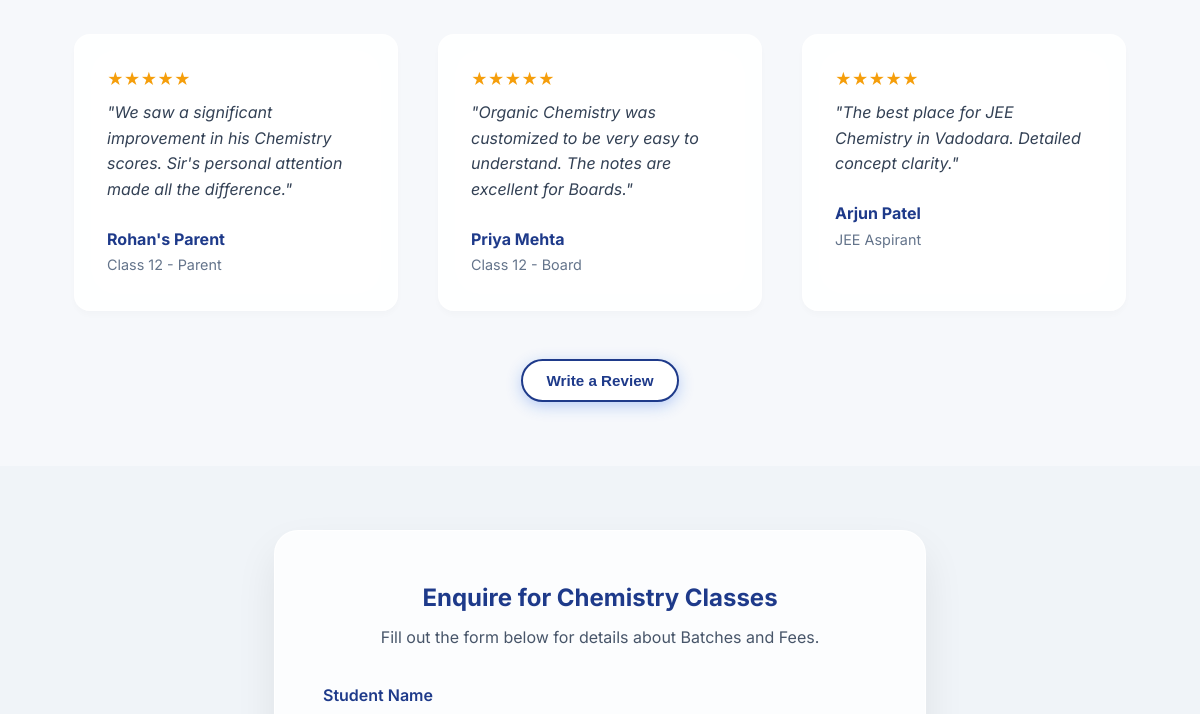
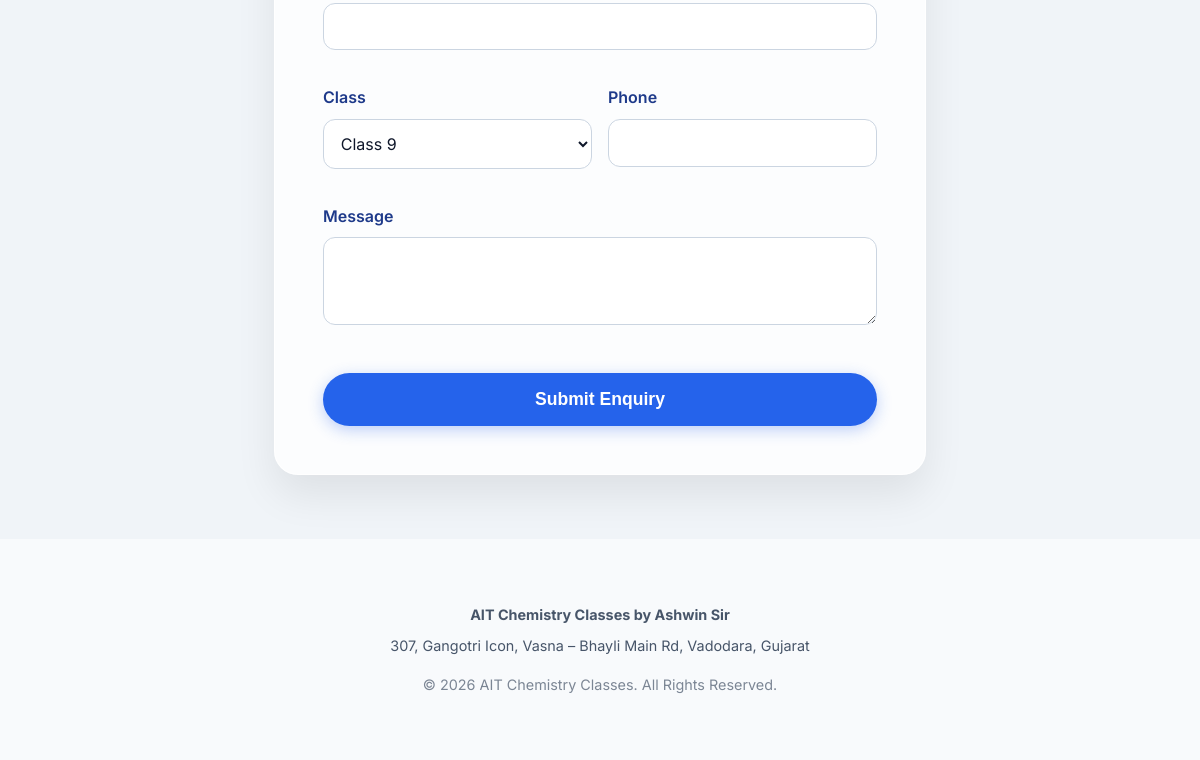
Before: / (lower part) with the older database file (2 pictures, top to bottom).
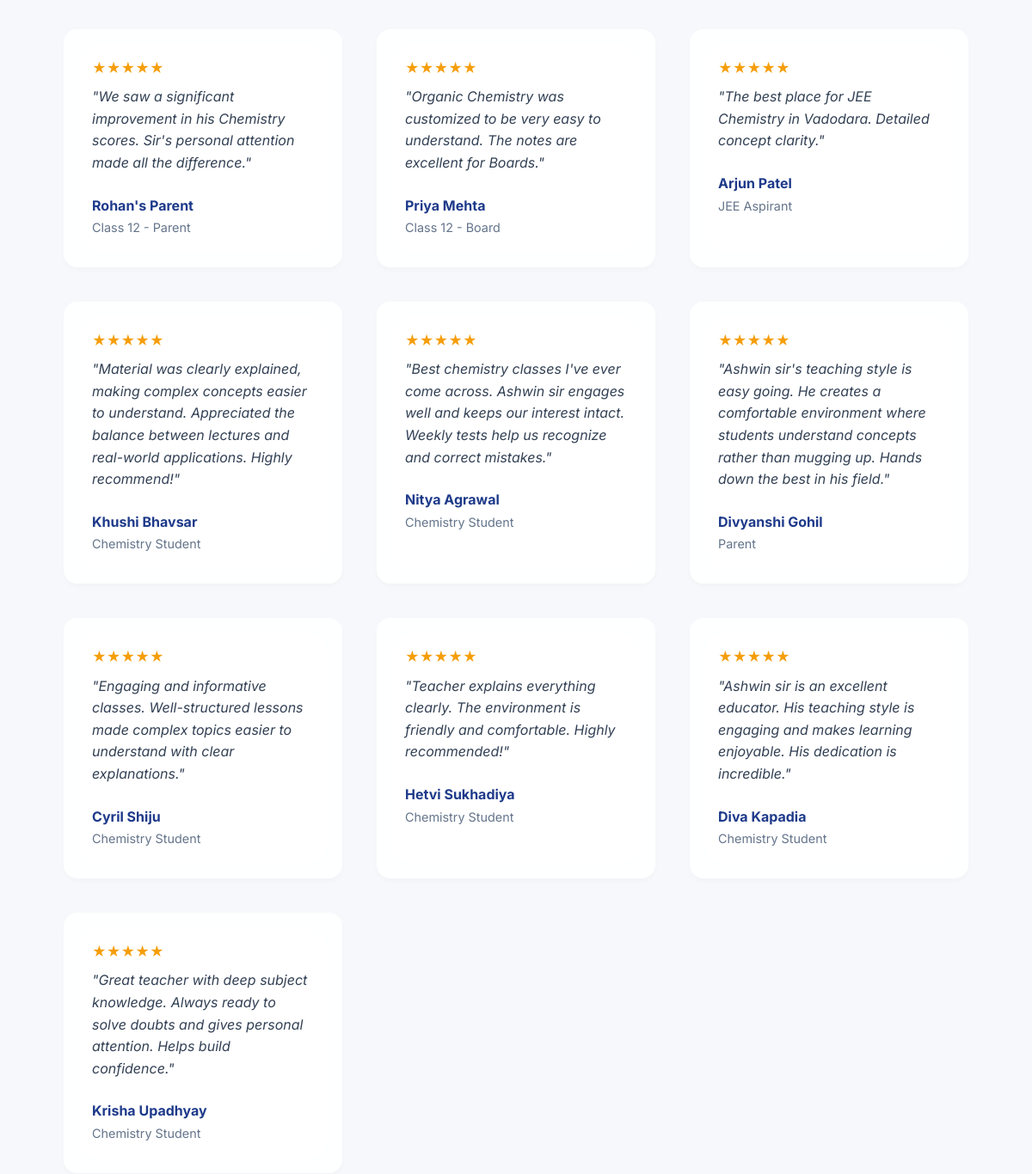
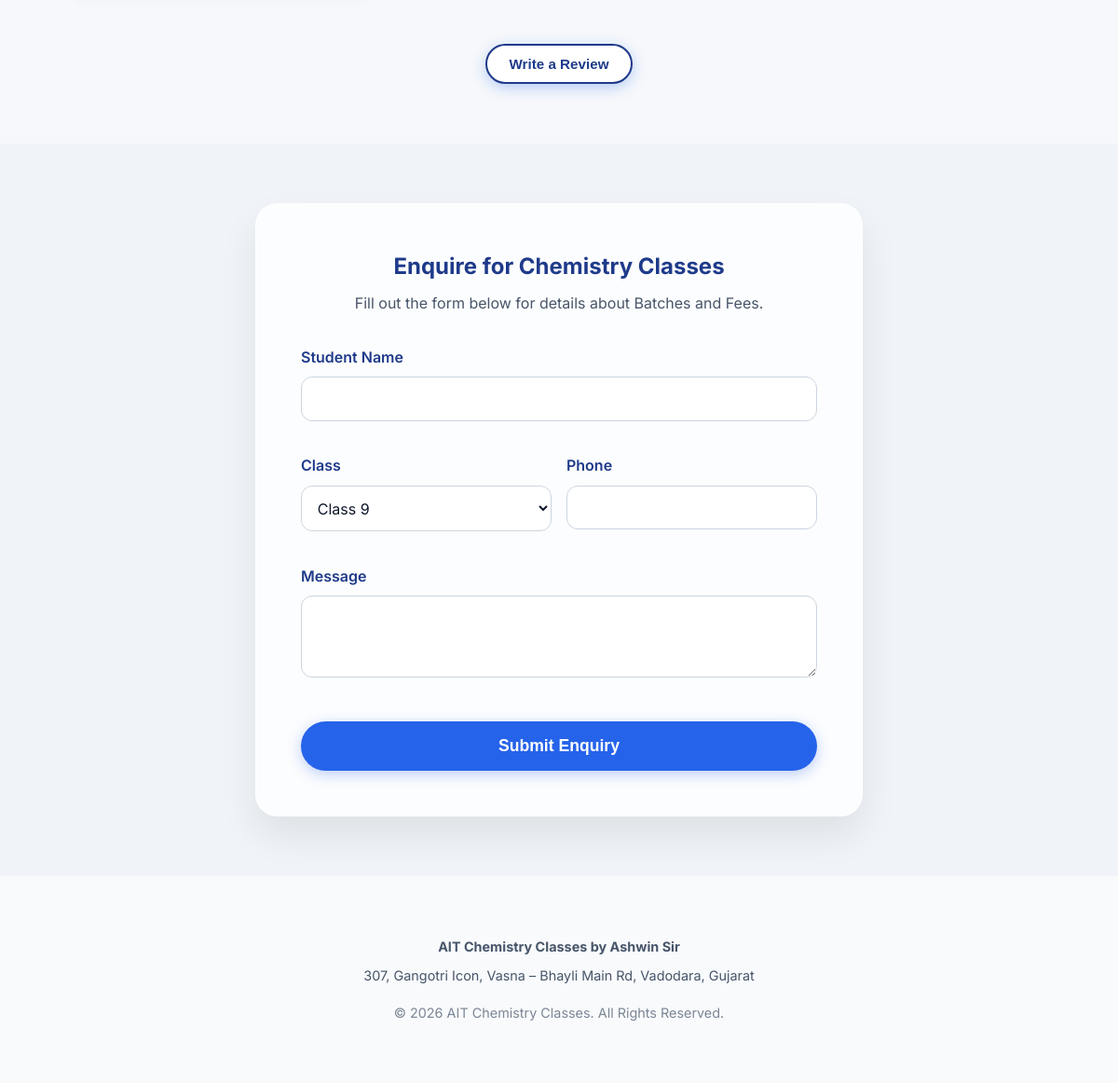
After: the same page with the newer database file (2 pictures, top to bottom).
### tables this page shows
CREATE TABLE testimonials (
    id INTEGER PRIMARY KEY AUTOINCREMENT,
    student_name TEXT NOT NULL,
    content TEXT NOT NULL,
    class_info TEXT NOT NULL,
    rating INTEGER DEFAULT 5,
    is_featured INTEGER DEFAULT 0
);

### app.py (the view)
@app.route('/')
def home():
    conn = get_db()
    testimonials = conn.execute('SELECT * FROM testimonials WHERE is_featured = 1').fetchall()
    return render_template('home.html', testimonials=testimonials)

### app.py (called while the page is built)
def get_db():
    db = getattr(g, '_database', None)
    if db is None:
        db = g._database = sqlite3.connect(DATABASE)
        db.row_factory = sqlite3.Row
    return db

@app.teardown_appcontext
def close_connection(exception):
    db = getattr(g, '_database', None)
    if db is not None:
        db.close()

### templates/home.html (shortened to what this page needs)
{% extends "base.html" %}
{% block content %}
<section class="section" style="background: rgba(255,255,255,0.4);">
    <div class="container">
        <div class="grid-3">
            {% for testimonial in testimonials %}
            <div class="glass-card" style="background: rgba(255, 255, 255, 0.85);">
                <div style="color: #f59e0b; margin-bottom: 0.5rem;">★★★★★</div>
                <p style="font-style: italic; color: #334155; margin-bottom: 1.5rem;">"{{ testimonial.content }}"</p>
                <div>
                    <strong style="color: #1e3a8a; display: block;">{{ testimonial.student_name }}</strong>
                    <span style="color: #64748b; font-size: 0.9rem;">{{ testimonial.class_info }}</span>
                </div>
            </div>
            {% endfor %}
        </div>
    </div>
    <div style="text-align: center; margin-top: 3rem;">
        <button id="toggleReviewForm" class="nav-btn"
            style="background: white; color: #1e3a8a; border: 2px solid #1e3a8a;">
            Write a Review
        </button>
    </div>
</section>
<section id="enquire-section" class="section">
    <div class="container" style="max-width: 700px;">
        <div class="glass-panel"
            style="padding: 3rem; background: rgba(255, 255, 255, 0.8); border: 1px solid rgba(255,255,255,0.8); box-shadow: 0 20px 40px rgba(0,0,0,0.08);">
            <div style="text-align: center; margin-bottom: 2rem;">
                <h2 style="color: #1e3a8a; margin-bottom: 0.5rem;">Enquire for Chemistry Classes</h2>
                <p style="color: #475569;">Fill out the form below for details about Batches and Fees.</p>
            </div>
            <form action="{{ url_for('submit_enquiry') }}" method="POST">
                <div style="margin-bottom: 1.2rem;">
                    <label style="display: block; margin-bottom: 0.5rem; color: #1e3a8a; font-weight: 600;">Student
                        Name</label>
                    <input type="text" name="name" required
                        style="background: white; border: 1px solid #cbd5e1; padding: 0.8rem;">
                </div>
                <div style="display: grid; grid-template-columns: 1fr 1fr; gap: 1rem; margin-bottom: 1.2rem;">
                    <div>
                        <label
                            style="display: block; margin-bottom: 0.5rem; color: #1e3a8a; font-weight: 600;">Class</label>
                        <select name="class_type"
                            style="background: white; border: 1px solid #cbd5e1; padding: 0.8rem;">
                            <option>Class 9</option>
                        </select>
                    </div>
                    <div>
                        <label
                            style="display: block; margin-bottom: 0.5rem; color: #1e3a8a; font-weight: 600;">Phone</label>
                        <input type="tel" name="phone" required
                            style="background: white; border: 1px solid #cbd5e1; padding: 0.8rem;">
                    </div>
                </div>
                <div style="margin-bottom: 1.5rem;">
                    <label
                        style="display: block; margin-bottom: 0.5rem; color: #1e3a8a; font-weight: 600;">Message</label>
                    <textarea name="message" rows="3"
                        style="background: white; border: 1px solid #cbd5e1; padding: 0.8rem;"></textarea>
                </div>
                <button type="submit" class="nav-btn"
                    style="width: 100%; padding: 1rem; font-size: 1.1rem; margin: 0;">Submit Enquiry</button>
            </form>
        </div>
    </div>
</section>
{% endblock %}

### templates/base.html (shortened to what this page needs)
<!DOCTYPE html>
<html lang="en">
<head>
    <link rel="stylesheet" href="{{ url_for('static', filename='css/style.css') }}">
</head>
<body style="opacity: 0; animation: fadeIn 0.5s ease-out forwards;">
    <main>
        {% block content %}{% endblock %}
    </main>
    <footer>
        <p><strong>AIT Chemistry Classes by Ashwin Sir</strong></p>
        <p style="margin-top: 0.5rem;">307, Gangotri Icon, Vasna – Bhayli Main Rd, Vadodara, Gujarat</p>
        <p style="margin-top: 1rem; opacity: 0.7;">&copy; 2026 AIT Chemistry Classes. All Rights Reserved.</p>
    </footer>
</body>
</html>

### static/css/style.css (style rules this page uses)
:root { --bg-color: #f0f4f8; --text-color: #0f172a; --text-muted: #334155; --primary-color: #2563eb; --primary-hover: #1d4ed8; --glass-bg: rgba(255, 255, 255, 0.65); --glass-border: 1px solid rgba(255, 255, 255, 0.6); --glass-shadow: 0 8px 32px 0 rgba(31, 38, 135, 0.08); --glass-blur: blur(20px); --radius-lg: 24px; --radius-md: 16px; --radius-sm: 12px; --transition: all 0.4s cubic-bezier(0.25, 0.8, 0.25, 1); }
html { scroll-behavior: smooth; }
* { box-sizing: border-box; margin: 0; padding: 0; }
body { font-family: 'Inter', -apple-system, BlinkMacSystemFont, "Segoe UI", Roboto, sans-serif; color: var(--text-color); background: #f0f4f8; min-height: 100vh; width: 100%; max-width: 100%; overflow-x: hidden; line-height: 1.6; position: relative; }
.glass-panel { background: var(--glass-bg); backdrop-filter: var(--glass-blur); -webkit-backdrop-filter: var(--glass-blur); border: var(--glass-border); box-shadow: var(--glass-shadow); border-radius: var(--radius-lg); transition: transform 0.3s ease; }
.glass-card { background: rgba(255, 255, 255, 0.6); backdrop-filter: blur(20px); -webkit-backdrop-filter: blur(20px); border: 1px solid rgba(255, 255, 255, 0.6); border-radius: var(--radius-md); padding: 2rem; transition: var(--transition); position: relative; overflow: hidden; box-shadow: 0 4px 6px rgba(0, 0, 0, 0.02); color: var(--text-color); }
input, textarea, select { width: 100%; padding: 1rem 1.2rem; border-radius: var(--radius-sm); border: 1px solid rgba(0, 0, 0, 0.1); background: rgba(255, 255, 255, 0.8); margin-bottom: 1rem; font-size: 1rem; transition: var(--transition); font-family: inherit; color: #0f172a; }
.nav-btn { padding: 0.7rem 1.5rem; border-radius: 100px; background: #2563eb; color: white; text-decoration: none; font-weight: 600; font-size: 0.95rem; border: none; box-shadow: 0 4px 15px rgba(37, 99, 235, 0.3); transition: transform 0.2s ease, box-shadow 0.2s ease; }
.container { max-width: 1100px; margin: 0 auto; padding: 0 24px; }
.section { padding: 4rem 0; }
.grid-3 { display: grid; grid-template-columns: repeat(auto-fit, minmax(320px, 1fr)); gap: 2.5rem; }
footer { text-align: center; padding: 4rem 2rem; color: #475569; font-size: 0.9rem; background: rgba(255, 255, 255, 0.5); backdrop-filter: blur(10px); }

Changed rows visible on the page:
added testimonials: content "Material was clearly explained, making complex concepts easier to understand. Appreciated the balance between lectures and real-world applications. Highly recommend!", student_name "Khushi Bhavsar", class_info "Chemistry Student"
added testimonials: content "Best chemistry classes I've ever come across. Ashwin sir engages well and keeps our interest intact. Weekly tests help us recognize and correct mistakes.", student_name "Nitya Agrawal", class_info "Chemistry Student"
added testimonials: content "Ashwin sir's teaching style is easy going. He creates a comfortable environment where students understand concepts rather than mugging up. Hands down the best in his field.", student_name "Divyanshi Gohil", class_info "Parent"
added testimonials: content "Engaging and informative classes. Well-structured lessons made complex topics easier to understand with clear explanations.", student_name "Cyril Shiju", class_info "Chemistry Student"
added testimonials: content "Teacher explains everything clearly. The environment is friendly and comfortable. Highly recommended!", student_name "Hetvi Sukhadiya", class_info "Chemistry Student"
added testimonials: content "Ashwin sir is an excellent educator. His teaching style is engaging and makes learning enjoyable. His dedication is incredible.", student_name "Diva Kapadia", class_info "Chemistry Student"
added testimonials: content "Great teacher with deep subject knowledge. Always ready to solve doubts and gives personal attention. Helps build confidence.", student_name "Krisha Upadhyay", class_info "Chemistry Student"
